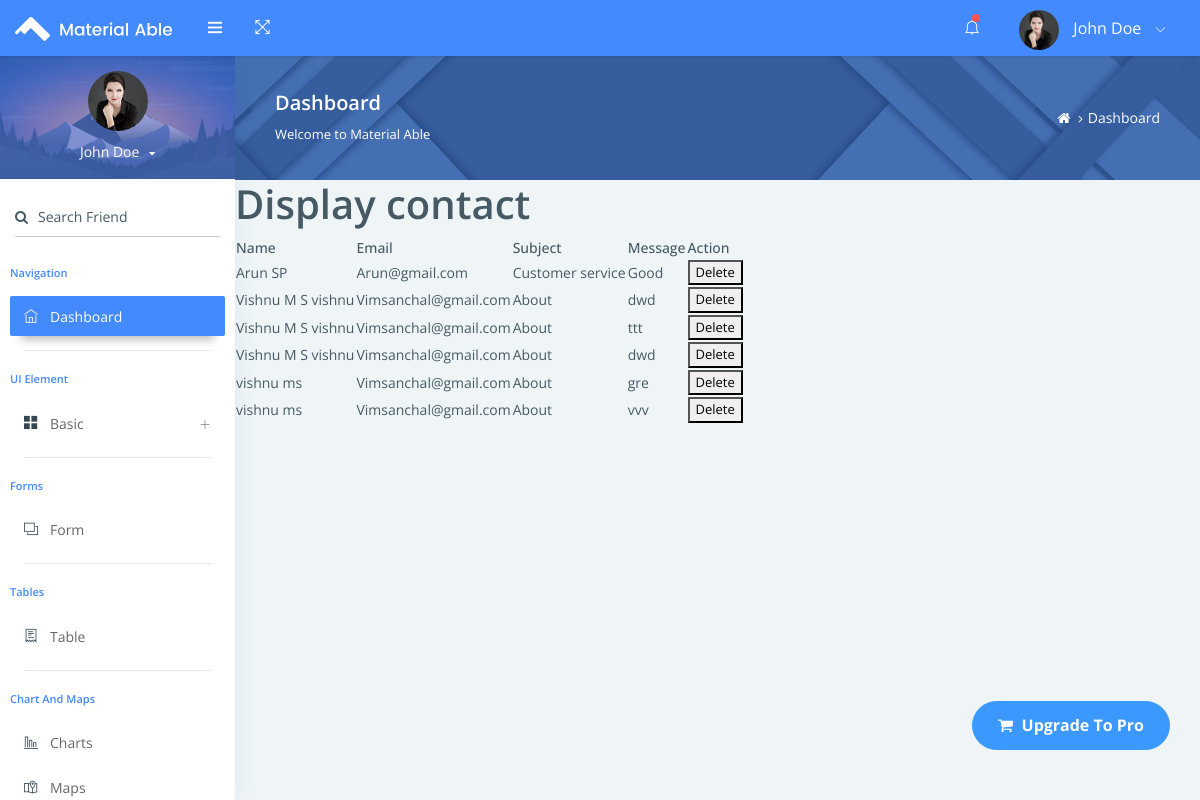
/jewelapp/displaycontact/, run on the app's committed database.
### webapp/models.py (models this page shows)
class ContactDb(models.Model):
    Name = models.CharField(max_length=100, null=True, blank=True)
    Email= models.EmailField(max_length=100, null=True, blank=True)
    Subject = models.CharField(max_length=100, null=True, blank=True)
    Message = models.CharField(max_length=100, null=True, blank=True)

### jewelapp/views.py (the view)
# urls.py: path('displaycontact/',views.displaycontact,name='displaycontact'),
def displaycontact(request):
    data=ContactDb.objects.all()
    return render(request,"displaycontact.html",{'data':data})

### jewelapp/templates/displaycontact.html (shortened to what this page needs)
<!DOCTYPE html>
{% extends 'index.html' %}
{% block content %}
<html lang="en">
<head>
</head>
<body>
<h1>Display contact</h1>
<table>
  <thead>
  <tr>
      <th>Name </th>
      <th>Email </th>
      <th> Subject </th>
      <th> Message  </th>
      <th> Action </th>
  </tr>
    {% for d in data %}
    <tr>
        <td>{{d.Name}}</td>
        <td>{{d.Email}}</td>
        <td>{{d.Subject}}</td>
        <td>{{d.Message}}</td>
        <td>
           <a href="{% url 'deletecontact' con_id=d.id %}"><button>Delete</button></a>
    </tr>
    {% endfor %}
  </thead>
</table>
</body>
</html>
{% endblock %}

### data on the page
ContactDb: Name "Arun SP", Email "Arun@gmail.com", Subject "Customer service", Message "Good"
ContactDb: Name "Vishnu M S vishnu", Email "Vimsanchal@gmail.com", Subject "About", Message "dwd"
ContactDb: Name "Vishnu M S vishnu", Email "Vimsanchal@gmail.com", Subject "About", Message "ttt"
ContactDb: Name "Vishnu M S vishnu", Email "Vimsanchal@gmail.com", Subject "About", Message "dwd"
ContactDb: Name "vishnu ms", Email "Vimsanchal@gmail.com", Subject "About", Message "gre"
ContactDb: Name "vishnu ms", Email "Vimsanchal@gmail.com", Subject "About", Message "vvv"
